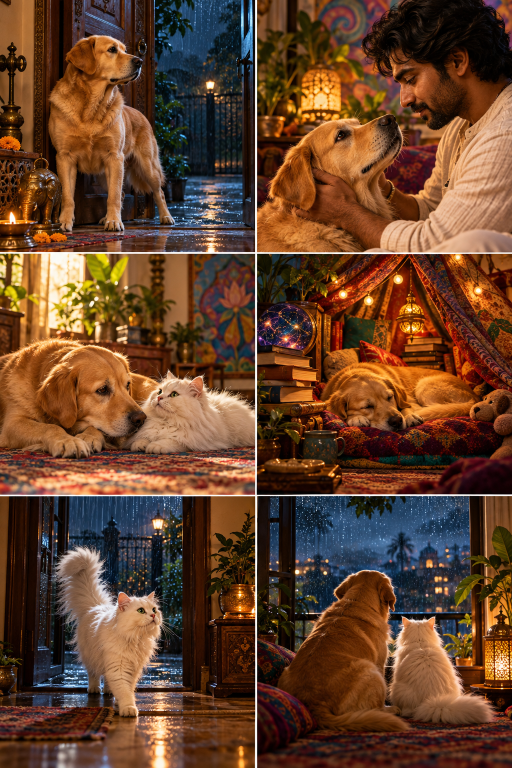
#> input picture assets/source/sheet-1-frames-01-06.png, 1024 x 1536 px (shown at 1/2 size)
$ python build_assets.py
#> lines starting #> are read from the running program, lines starting #| are printed output that depends on the picture
"""Slice the three 2x3 collage sheets into 18 individual frames, build site images.

Sources live in assets/source/ (untouched originals). Outputs are written to
assets/history/ (18 frames), assets/story/ (cover + detail crops).
Run:  python3 tools/build_assets.py
"""
import json, os
from pathlib import Path
import numpy as np
from PIL import Image

ROOT = Path(__file__).resolve().parent.parent
SRC = ROOT / "assets" / "source"
HIST = ROOT / "assets" / "history"
STORY = ROOT / "assets" / "story"
for d in (HIST, STORY):
    d.mkdir(parents=True, exist_ok=True)

FRAMES = [
    ("guardian-universe", "Millie — Guardian Universe"),
    ("guardian-mode", "Guardian Mode"),
    ("guardian-echo", "Guardian Echo"),
    ("the-den", "The Den"),
    ("white-cat-arrives", "White Cat Arrives"),
    ("two-observers", "Two Observers"),
    ("cushion-throne", "Cushion Throne"),
    ("rap-jodi-wonderland", "Rap Jodi in Wonderland"),
    ("kaise-bani-multiverse", "Kaise Bani Multiverse"),
    ("shiv-cosmos", "Shiv Cosmos"),
    ("cargo-rabbit-hole", "Cargo Rabbit-Hole"),
    ("atlantis-dwarka", "Atlantis + Dwarka"),
    ("quiet-luxury-with-the-pack", "Quiet Luxury With the Pack"),
    ("truths-boundaries-chennai", "Truths, Boundaries, Chennai"),
    ("door-safe-till-i-am-here", "Door Safe Till I Am Here"),
    ("protects-me-sits-with-me", "Protects Me / Sits With Me"),
    ("guardian-echo-ii", "Guardian Echo II"),
    ("framed-memory", "Framed Memory"),
]
SHEETS = ["sheet-1-frames-01-06.png", "sheet-2-frames-07-12.png", "sheet-3-frames-13-18.png"]


# Seam positions measured per sheet (gutter rows/cols differ between the three sheets).
SEAMS = {  # sheet -> (x seam, first y seam, second y seam)
    "sheet-1-frames-01-06.png": (512, 506, 991),
    "sheet-2-frames-07-12.png": (511, 479, 999),
    "sheet-3-frames-13-18.png": (512, 482, 946),
}


def cut(sheet, name):
    w, h = sheet.size
    x, y1, y2 = SEAMS[name]
    xs, ys, m = [0, x, w], [0, y1, y2, h], 4  # m = trim of seam/border pixels
    for r in range(3):
        for c in range(2):
            yield (xs[c] + (m if c else 0), ys[r] + (m if r else 0),
                   xs[c + 1] - (m if c == 0 else 0), ys[r + 1] - (m if r < 2 else 0))


manifest = []
i = 0
for name in SHEETS:
    sheet = Image.open(SRC / name).convert("RGB")
#> sheet is the input picture: PIL image 1024x1536 RGB; mean R, G, B 101.5, 65.9, 42.8
    for box in cut(sheet, name):
        slug, title = FRAMES[i]
        tile = sheet.crop(box)
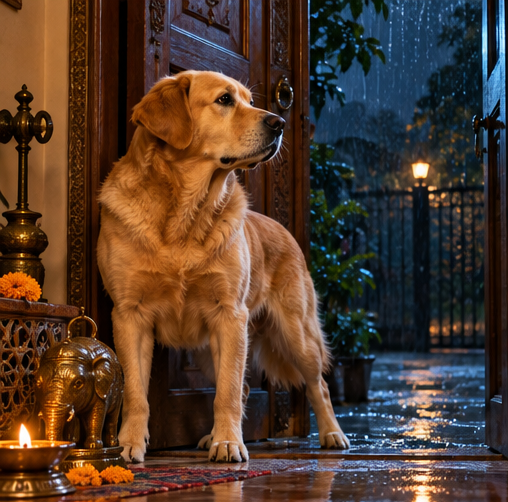
#> tile: PIL image 508x502 RGB; mean R, G, B 80.8, 58.5, 44.2
#> (the run stopped early here; a loop or call above may not have finished)
